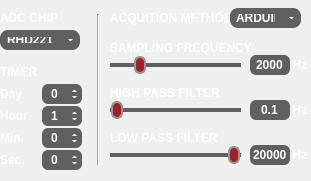
         <widget class="QFrame" name="frequency_config_area">
          <property name="geometry">
           <rect>
            <x>10</x>
            <y>10</y>
            <width>311</width>
            <height>181</height>
           </rect>
          </property>
          <property name="styleSheet">
           <string notr="true">QLabel{color:#FFFFFF;font:7pt&quot;DejaVu Sans&quot;;font-weight:bold;}QCheckBox{color:#FFFFFF;font:6pt&quot;DejaVu Sans&quot;;font-weight:bold;}QCheckBox::indicator{width:12px;height:12px;background-color:#606060;border-radius:3px;}QCheckBox::indicator:checked{background-color:#A21F27;}QCheckBox::indicator:!enabled{width:12px;height:12px;background-color:#606060;border-radius:3px;}QLineEdit{border:#606060;background-color:#606060;border-radius:6px;color:#FFFFFF;font:6pt&quot;DejaVu Sans&quot;;font-weight:bold;}QSlider::groove:horizontal{border:1px solid #606060;height:2px;background:#606060;}QSlider::handle:horizontal{background-color:#A21F27;border-radius:6px;	border:1.5px solid #969696;margin:-8px 0;width:8px;}QSlider::handle::!enabled{background-color:#606060;border-radius:6px;	border:1.5px solid #969696;margin:-8px 0;width:8px;}QLineEdit{border:#969696;background-color:#606060;border-radius:6px;color:#FFFFFF;6pt&quot;DejaVu Sans&quot;;font-weight:bold;}

</string>
          </property>
          <widget class="QLineEdit" name="lowpass_frequency_lineedit">
           <property name="geometry">
            <rect>
             <x>250</x>
             <y>145</y>
             <width>40</width>
             <height>20</height>
            </rect>
           </property>
           <property name="cursor">
            <cursorShape>ArrowCursor</cursorShape>
           </property>
           <property name="text">
            <string notr="true">20000</string>
           </property>
           <property name="alignment">
            <set>Qt::AlignCenter</set>
           </property>
           <property name="dragEnabled">
            <bool>false</bool>
           </property>
           <property name="readOnly">
            <bool>true</bool>
           </property>
          </widget>
          <widget class="QLineEdit" name="highpass_frequency_lineedit">
           <property name="geometry">
            <rect>
             <x>250</x>
             <y>100</y>
             <width>40</width>
             <height>20</height>
            </rect>
           </property>
           <property name="cursor">
            <cursorShape>ArrowCursor</cursorShape>
           </property>
           <property name="styleSheet">
            <string notr="true"/>
           </property>
           <property name="text">
            <string notr="true">0.1</string>
           </property>
           <property name="frame">
            <bool>true</bool>
           </property>
           <property name="alignment">
            <set>Qt::AlignCenter</set>
           </property>
           <property name="dragEnabled">
            <bool>false</bool>
           </property>
           <property name="readOnly">
            <bool>true</bool>
           </property>
          </widget>
          <widget class="QSlider" name="highpass_frequency_slider">
           <property name="geometry">
            <rect>
             <x>110</x>
             <y>100</y>
             <width>131</width>
             <height>20</height>
            </rect>
           </property>
           <property name="maximum">
            <number>24</number>
           </property>
           <property name="orientation">
            <enum>Qt::Horizontal</enum>
           </property>
          </widget>
          <widget class="QLineEdit" name="sampling_frequency_lineedit">
           <property name="geometry">
            <rect>
             <x>250</x>
             <y>55</y>
             <width>40</width>
             <height>20</height>
            </rect>
           </property>
           <property name="text">
            <string notr="true">2000</string>
           </property>
           <property name="alignment">
            <set>Qt::AlignCenter</set>
           </property>
           <property name="dragEnabled">
            <bool>false</bool>
           </property>
           <property name="readOnly">
            <bool>true</bool>
           </property>
          </widget>
          <widget class="QSlider" name="sampling_frequency_slider">
           <property name="enabled">
            <bool>true</bool>
           </property>
           <property name="geometry">
            <rect>
             <x>110</x>
             <y>55</y>
             <width>131</width>
             <height>20</height>
            </rect>
           </property>
           <property name="maximum">
            <number>5</number>
           </property>
           <property name="value">
            <number>1</number>
           </property>
           <property name="orientation">
            <enum>Qt::Horizontal</enum>
           </property>
          </widget>
          <widget class="QLabel" name="label_11">
           <property name="geometry">
            <rect>
             <x>290</x>
             <y>145</y>
             <width>20</width>
             <height>20</height>
            </rect>
           </property>
           <property name="text">
            <string notr="true">Hz</string>
           </property>
           <property name="alignment">
            <set>Qt::AlignCenter</set>
           </property>
          </widget>
          <widget class="QLabel" name="label_12">
           <property name="geometry">
            <rect>
             <x>290</x>
             <y>100</y>
             <width>20</width>
             <height>20</height>
            </rect>
           </property>
           <property name="text">
            <string notr="true">Hz</string>
           </property>
           <property name="alignment">
            <set>Qt::AlignCenter</set>
           </property>
          </widget>
          <widget class="QLabel" name="label_13">
           <property name="geometry">
            <rect>
             <x>290</x>
             <y>55</y>
             <width>20</width>
             <height>20</height>
            </rect>
           </property>
           <property name="text">
            <string notr="true">Hz</string>
           </property>
           <property name="alignment">
            <set>Qt::AlignCenter</set>
           </property>
          </widget>
          <widget class="QSlider" name="lowpass_frequency_slider">
           <property name="geometry">
            <rect>
             <x>110</x>
             <y>145</y>
             <width>131</width>
             <height>20</height>
            </rect>
           </property>
           <property name="maximum">
            <number>16</number>
           </property>
           <property name="value">
            <number>16</number>
           </property>
           <property name="sliderPosition">
            <number>16</number>
           </property>
           <property name="orientation">
            <enum>Qt::Horizontal</enum>
           </property>
          </widget>
          <widget class="QLabel" name="label_24">
           <property name="geometry">
            <rect>
             <x>110</x>
             <y>40</y>
             <width>180</width>
             <height>15</height>
            </rect>
           </property>
           <property name="text">
            <string notr="true">SAMPLING FREQUENCY</string>
           </property>
           <property name="alignment">
            <set>Qt::AlignLeading|Qt::AlignLeft|Qt::AlignVCenter</set>
           </property>
          </widget>
          <widget class="QLabel" name="label_25">
           <property name="geometry">
            <rect>
             <x>110</x>
             <y>85</y>
             <width>180</width>
             <height>15</height>
            </rect>
           </property>
           <property name="text">
            <string notr="true">HIGH PASS FILTER</string>
           </property>
           <property name="alignment">
            <set>Qt::AlignLeading|Qt::AlignLeft|Qt::AlignVCenter</set>
           </property>
          </widget>
          <widget class="QLabel" name="label_27">
           <property name="geometry">
            <rect>
             <x>110</x>
             <y>130</y>
             <width>180</width>
             <height>15</height>
            </rect>
           </property>
           <property name="text">
            <string notr="true">LOW PASS FILTER</string>
           </property>
           <property name="alignment">
            <set>Qt::AlignLeading|Qt::AlignLeft|Qt::AlignVCenter</set>
           </property>
          </widget>
          <widget class="QLabel" name="label_29">
           <property name="geometry">
            <rect>
             <x>0</x>
             <y>10</y>
             <width>80</width>
             <height>16</height>
            </rect>
           </property>
           <property name="text">
            <string notr="true">ADC CHIP</string>
           </property>
           <property name="alignment">
            <set>Qt::AlignLeading|Qt::AlignLeft|Qt::AlignVCenter</set>
           </property>
          </widget>
          <widget class="QComboBox" name="chip_combobox">
           <property name="geometry">
            <rect>
             <x>0</x>
             <y>30</y>
             <width>80</width>
             <height>20</height>
            </rect>
           </property>
           <property name="cursor">
            <cursorShape>PointingHandCursor</cursorShape>
           </property>
           <property name="styleSheet">
            <string notr="true">QComboBox{color:#FFFFFF;font:6pt&quot;DejaVu Sans&quot;;font-weight:bold;background-color:#606060;border:0px;border-radius:8px;padding:7px}QListView{color:#FFFFFF;font:6pt&quot;DejaVu Sans&quot;;font-weight:bold;background-color:#969696;border:0px;}QListView{color:#FFFFFF;font:6pt&quot;DejaVu Sans&quot;;font-weight:bold;background-color:#606060;border:0px;border-radius:6px;}QComboBox::drop-down{width:20px;border:5px;}QComboBox::down-arrow{border-left:2px solid none;border-right:2px solid none;border-top:2px solid #FFFFFF;width:0.5px;height:1px;border-radius:2px;}QComboBox::down-arrow:hover{background-color:#606060;border-left:2px solid none;border-right:2px solid none;border-top:2px solid #A21F27;width:0.5px;height:1px;border-radius:2px;}QAbstractItemView{border:2px solid #969696;selection-background-color:#2C53A1;}</string>
           </property>
           <property name="currentText">
            <string notr="true">RHD2216</string>
           </property>
           <property name="currentIndex">
            <number>0</number>
           </property>
           <item>
            <property name="text">
             <string notr="true">RHD2216</string>
            </property>
           </item>
           <item>
            <property name="text">
             <string notr="true">RHD2132</string>
            </property>
           </item>
           <item>
            <property name="text">
             <string notr="true">ADS1298</string>
            </property>
           </item>
          </widget>
          <widget class="QLabel" name="label_28">
           <property name="geometry">
            <rect>
             <x>0</x>
             <y>64</y>
             <width>71</width>
             <height>16</height>
            </rect>
           </property>
           <property name="cursor">
            <cursorShape>ArrowCursor</cursorShape>
           </property>
           <property name="text">
            <string notr="true">TIMER</string>
           </property>
           <property name="alignment">
            <set>Qt::AlignLeading|Qt::AlignLeft|Qt::AlignVCenter</set>
           </property>
          </widget>
          <widget class="QLabel" name="label_16">
           <property name="geometry">
            <rect>
             <x>0</x>
             <y>84</y>
             <width>30</width>
             <height>20</height>
            </rect>
           </property>
           <property name="text">
            <string notr="true">Day</string>
           </property>
           <property name="alignment">
            <set>Qt::AlignLeading|Qt::AlignLeft|Qt::AlignVCenter</set>
           </property>
          </widget>
          <widget class="QLabel" name="label_17">
           <property name="geometry">
            <rect>
             <x>0</x>
             <y>106</y>
             <width>30</width>
             <height>20</height>
            </rect>
           </property>
           <property name="text">
            <string notr="true">Hour</string>
           </property>
           <property name="alignment">
            <set>Qt::AlignLeading|Qt::AlignLeft|Qt::AlignVCenter</set>
           </property>
          </widget>
          <widget class="QSpinBox" name="time_sec_spinbox">
           <property name="geometry">
            <rect>
             <x>42</x>
             <y>150</y>
             <width>40</width>
             <height>20</height>
            </rect>
           </property>
           <property name="styleSheet">
            <string notr="true">QSpinBox{color:#FFFFFF;font:7pt&quot;DejaVu Sans&quot;;font-weight:bold;background-color:#606060;border-color:#606060;border-radius:6px;}QSpinBox::up-button{background-color:#606060;border-radius:2px;}QSpinBox::up-arrow:hover{border-left:2px solid none;border-right:2px solid none;border-bottom:2px solid #2C53A1;width:0.5px;height:1px;border-radius:2px;}QSpinBox::up-arrow{	border-left:2px solid none;border-right:2px solid none;border-bottom:2px solid #FFFFFF;width: 0.5px;height:1px;border-radius:2px;}QSpinBox::down-button{background-color:#606060;border-radius:4px;}QSpinBox::down-arrow:hover{background-color:#606060;border-left:2px solid none;border-right:2px solid none;border-top:2px solid #A21F27;width:0.5px;height:1px;border-radius:2px;}QSpinBox::down-arrow{border-left:2px solid none;border-right:2px solid none;border-top:2px solid #FFFFFF;width:0.5px;height:1px;border-radius:2px;}</string>
           </property>
           <property name="alignment">
            <set>Qt::AlignCenter</set>
           </property>
           <property name="maximum">
            <number>59</number>
           </property>
          </widget>
          <widget class="QLabel" name="label_19">
           <property name="geometry">
            <rect>
             <x>0</x>
             <y>150</y>
             <width>30</width>
             <height>20</height>
            </rect>
           </property>
           <property name="text">
            <string notr="true">Sec.</string>
           </property>
           <property name="alignment">
            <set>Qt::AlignLeading|Qt::AlignLeft|Qt::AlignVCenter</set>
           </property>
          </widget>
          <widget class="QSpinBox" name="time_min_spinbox">
           <property name="geometry">
            <rect>
             <x>42</x>
             <y>128</y>
             <width>40</width>
             <height>20</height>
            </rect>
           </property>
           <property name="styleSheet">
            <string notr="true">QSpinBox{color:#FFFFFF;font:7pt&quot;DejaVu Sans&quot;;font-weight:bold;background-color:#606060;border-color:#606060;border-radius:6px;}QSpinBox::up-button{background-color:#606060;border-radius:2px;}QSpinBox::up-arrow:hover{border-left:2px solid none;border-right:2px solid none;border-bottom:2px solid #2C53A1;width:0.5px;height:1px;border-radius:2px;}QSpinBox::up-arrow{	border-left:2px solid none;border-right:2px solid none;border-bottom:2px solid #FFFFFF;width: 0.5px;height:1px;border-radius:2px;}QSpinBox::down-button{background-color:#606060;border-radius:4px;}QSpinBox::down-arrow:hover{background-color:#606060;border-left:2px solid none;border-right:2px solid none;border-top:2px solid #A21F27;width:0.5px;height:1px;border-radius:2px;}QSpinBox::down-arrow{border-left:2px solid none;border-right:2px solid none;border-top:2px solid #FFFFFF;width:0.5px;height:1px;border-radius:2px;}</string>
           </property>
           <property name="alignment">
            <set>Qt::AlignCenter</set>
           </property>
           <property name="maximum">
            <number>59</number>
           </property>
          </widget>
          <widget class="QSpinBox" name="time_day_spinbox">
           <property name="geometry">
            <rect>
             <x>42</x>
             <y>84</y>
             <width>40</width>
             <height>20</height>
            </rect>
           </property>
           <property name="styleSheet">
            <string notr="true">QSpinBox{color:#FFFFFF;font:7pt&quot;DejaVu Sans&quot;;font-weight:bold;background-color:#606060;border-color:#606060;border-radius:6px;}QSpinBox::up-button{background-color:#606060;border-radius:2px;}QSpinBox::up-arrow:hover{background-color:#606060;border-left:2px solid none;border-right:2px solid none;border-bottom:2px solid #2C53A1;width:0.5px;height:1px;border-radius:2px;}QSpinBox::up-arrow{	border-left:2px solid none;border-right:2px solid none;border-bottom:2px solid #FFFFFF;width: 0.5px;height:1px;border-radius:2px;}QSpinBox::down-button{background-color:#606060;border-radius:4px;}QSpinBox::down-arrow:hover{border-left:2px solid none;border-right:2px solid none;border-top:2px solid #A21F27;width:0.5px;height:1px;border-radius:2px;}QSpinBox::down-arrow{border-left:2px solid none;border-right:2px solid none;border-top:2px solid #FFFFFF;width:0.5px;height:1px;border-radius:2px;}</string>
           </property>
           <property name="alignment">
            <set>Qt::AlignCenter</set>
           </property>
           <property name="maximum">
            <number>20</number>
           </property>
          </widget>
          <widget class="QSpinBox" name="time_hour_spinbox">
           <property name="geometry">
            <rect>
             <x>42</x>
             <y>106</y>
             <width>40</width>
             <height>20</height>
            </rect>
           </property>
           <property name="styleSheet">
            <string notr="true">QSpinBox{color:#FFFFFF;font:7pt&quot;DejaVu Sans&quot;;font-weight:bold;background-color:#606060;border-color:#606060;border-radius:6px;}QSpinBox::up-button{background-color:#606060;border-radius:2px;}QSpinBox::up-arrow:hover{border-left:2px solid none;border-right:2px solid none;border-bottom:2px solid #2C53A1;width:0.5px;height:1px;border-radius:2px;}QSpinBox::up-arrow{	border-left:2px solid none;border-right:2px solid none;border-bottom:2px solid #FFFFFF;width: 0.5px;height:1px;border-radius:2px;}QSpinBox::down-button{background-color:#606060;border-radius:4px;}QSpinBox::down-arrow:hover{background-color:#606060;border-left:2px solid none;border-right:2px solid none;border-top:2px solid #A21F27;width:0.5px;height:1px;border-radius:2px;}QSpinBox::down-arrow{border-left:2px solid none;border-right:2px solid none;border-top:2px solid #FFFFFF;width:0.5px;height:1px;border-radius:2px;}</string>
           </property>
           <property name="alignment">
            <set>Qt::AlignCenter</set>
           </property>
           <property name="maximum">
            <number>23</number>
           </property>
           <property name="value">
            <number>1</number>
           </property>
          </widget>
          <widget class="QLabel" name="label_18">
           <property name="geometry">
            <rect>
             <x>0</x>
             <y>128</y>
             <width>30</width>
             <height>20</height>
            </rect>
           </property>
           <property name="text">
            <string notr="true">Min.</string>
           </property>
           <property name="alignment">
            <set>Qt::AlignLeading|Qt::AlignLeft|Qt::AlignVCenter</set>
           </property>
          </widget>
          <widget class="Line" name="line_1">
           <property name="geometry">
            <rect>
             <x>88</x>
             <y>14</y>
             <width>20</width>
             <height>151</height>
            </rect>
           </property>
           <property name="styleSheet">
            <string notr="true"/>
           </property>
           <property name="orientation">
            <enum>Qt::Vertical</enum>
           </property>
          </widget>
          <widget class="QLabel" name="label_31">
           <property name="geometry">
            <rect>
             <x>110</x>
             <y>10</y>
             <width>121</width>
             <height>16</height>
            </rect>
           </property>
           <property name="text">
            <string notr="true">ACQUITION METHOD</string>
           </property>
           <property name="alignment">
            <set>Qt::AlignLeading|Qt::AlignLeft|Qt::AlignVCenter</set>
           </property>
          </widget>
          <widget class="QComboBox" name="method_combobox">
           <property name="geometry">
            <rect>
             <x>230</x>
             <y>8</y>
             <width>71</width>
             <height>20</height>
            </rect>
           </property>
           <property name="cursor">
            <cursorShape>PointingHandCursor</cursorShape>
           </property>
           <property name="styleSheet">
            <string notr="true">QComboBox{color:#FFFFFF;font:6pt&quot;DejaVu Sans&quot;;font-weight:bold;background-color:#606060;border:0px;border-radius:8px;padding:6px}QListView{color:#FFFFFF;font:7pt&quot;DejaVu Sans&quot;;font-weight:bold;background-color:#969696;border:0px;}QListView{color:#FFFFFF;font:7pt&quot;DejaVu Sans&quot;;font-weight:bold;background-color:#606060;border:0px;border-radius:6px;}QComboBox::drop-down{width:20px;border:5px;}QComboBox::down-arrow{border-left:2px solid none;border-right:2px solid none;border-top:2px solid #FFFFFF;width:0.5px;height:1px;border-radius:2px;}QComboBox::down-arrow:hover{background-color:#606060;border-left:2px solid none;border-right:2px solid none;border-top:2px solid #A21F27;width:0.5px;height:1px;border-radius:2px;}QAbstractItemView{border:2px solid #969696;selection-background-color:#2C53A1;}</string>
           </property>
           <property name="currentText">
            <string notr="true">ARDUINO</string>
           </property>
           <property name="currentIndex">
            <number>0</number>
           </property>
           <item>
            <property name="text">
             <string notr="true">ARDUINO</string>
            </property>
           </item>
          </widget>
         </widget>
